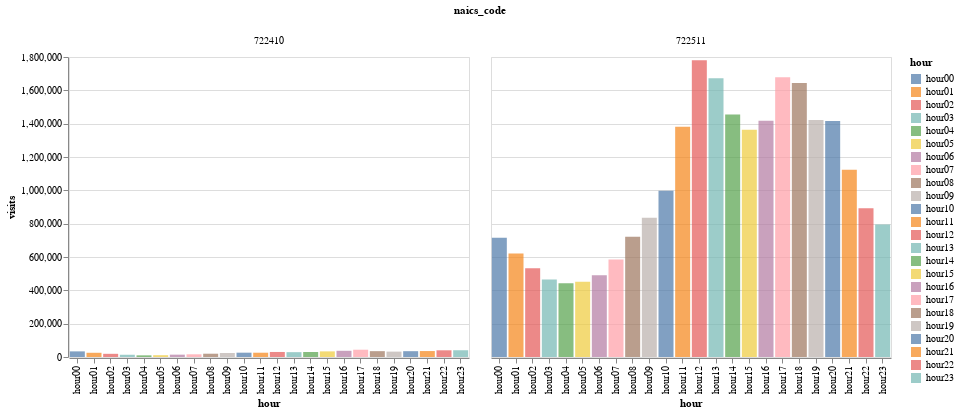

Notebook code for this chart:
### Code cell
# Try is as a layered bar chart
alt.Chart(pop_by_hour).mark_bar(opacity=0.7).encode(
        x='hour:O',
        y='visits:Q',
        color='hour:N',
        column='naics_code:N'
)

### Figure 1 — Vega-Lite specification as saved in the notebook (floating-point values rounded to 4 significant figures)
{"$schema": "https://vega.github.io/schema/vega-lite/v3.4.0.json", "config": {"mark": {"tooltip": null}, "view": {"height": 300, "width": 400}}, "data": {"name": "data-d8d341f709bf323ffdca21d7cbebc259"}, "datasets": {"data-d8d341f709bf323ffdca21d7cbebc259": [{"hour": "hour00", "naics_code": 722410, "visits": 33735}, {"hour": "hour00", "naics_code": 722511, "visits": 715260}, {"hour": "hour01", "naics_code": 722410, "visits": 25350}, {"hour": "hour01", "naics_code": 722511, "visits": 621270}, {"hour": "hour02", "naics_code": 722410, "visits": 19110}, {"hour": "hour02", "naics_code": 722511, "visits": 532545}, {"hour": "hour03", "naics_code": 722410, "visits": 13455}, {"hour": "hour03", "naics_code": 722511, "visits": 464880}, {"hour": "hour04", "naics_code": 722410, "visits": 9945}, {"hour": "hour04", "naics_code": 722511, "visits": 442650}, {"hour": "hour05", "naics_code": 722410, "visits": 10920}, {"hour": "hour05", "naics_code": 722511, "visits": 450840}, {"hour": "hour06", "naics_code": 722410, "visits": 14040}, {"hour": "hour06", "naics_code": 722511, "visits": 491010}, {"hour": "hour07", "naics_code": 722410, "visits": 16185}, {"hour": "hour07", "naics_code": 722511, "visits": 585000}, {"hour": "hour08", "naics_code": 722410, "visits": 19695}, {"hour": "hour08", "naics_code": 722511, "visits": 721110}, {"hour": "hour09", "naics_code": 722410, "visits": 24180}, {"hour": "hour09", "naics_code": 722511, "visits": 834990}, {"hour": "hour10", "naics_code": 722410, "visits": 25935}, {"hour": "hour10", "naics_code": 722511, "visits": 998205}, {"hour": "hour11", "naics_code": 722410, "visits": 25740}, {"hour": "hour11", "naics_code": 722511, "visits": 1381185}, {"hour": "hour12", "naics_code": 722410, "visits": 30225}, {"hour": "hour12", "naics_code": 722511, "visits": 1779960}, {"hour": "hour13", "naics_code": 722410, "visits": 29055}, {"hour": "hour13", "naics_code": 722511, "visits": 1672515}, {"hour": "hour14", "naics_code": 722410, "visits": 30030}, {"hour": "hour14", "naics_code": 722511, "visits": 1454310}, {"hour": "hour15", "naics_code": 722410, "visits": 33735}, {"hour": "hour15", "naics_code": 722511, "visits": 1364025}, {"hour": "hour16", "naics_code": 722410, "visits": 37245}, {"hour": "hour16", "naics_code": 722511, "visits": 1418040}, {"hour": "hour17", "naics_code": 722410, "visits": 43680}, {"hour": "hour17", "naics_code": 722511, "visits": 1678950}, {"hour": "hour18", "naics_code": 722410, "visits": 35100}, {"hour": "hour18", "naics_code": 722511, "visits": 1644045}, {"hour": "hour19", "naics_code": 722410, "visits": 32370}, {"hour": "hour19", "naics_code": 722511, "visits": 1421550}, {"hour": "hour20", "naics_code": 722410, "visits": 34905}, {"hour": "hour20", "naics_code": 722511, "visits": 1416480}, {"hour": "hour21", "naics_code": 722410, "visits": 35685}, {"hour": "hour21", "naics_code": 722511, "visits": 1123590}, {"hour": "hour22", "naics_code": 722410, "visits": 40170}, {"hour": "hour22", "naics_code": 722511, "visits": 892320}, {"hour": "hour23", "naics_code": 722410, "visits": 40560}, {"hour": "hour23", "naics_code": 722511, "visits": 794820}]}, "encoding": {"color": {"field": "hour", "type": "nominal"}, "column": {"field": "naics_code", "type": "nominal"}, "x": {"field": "hour", "type": "ordinal"}, "y": {"field": "visits", "type": "quantitative"}}, "mark": {"opacity": 0.7, "type": "bar"}}
